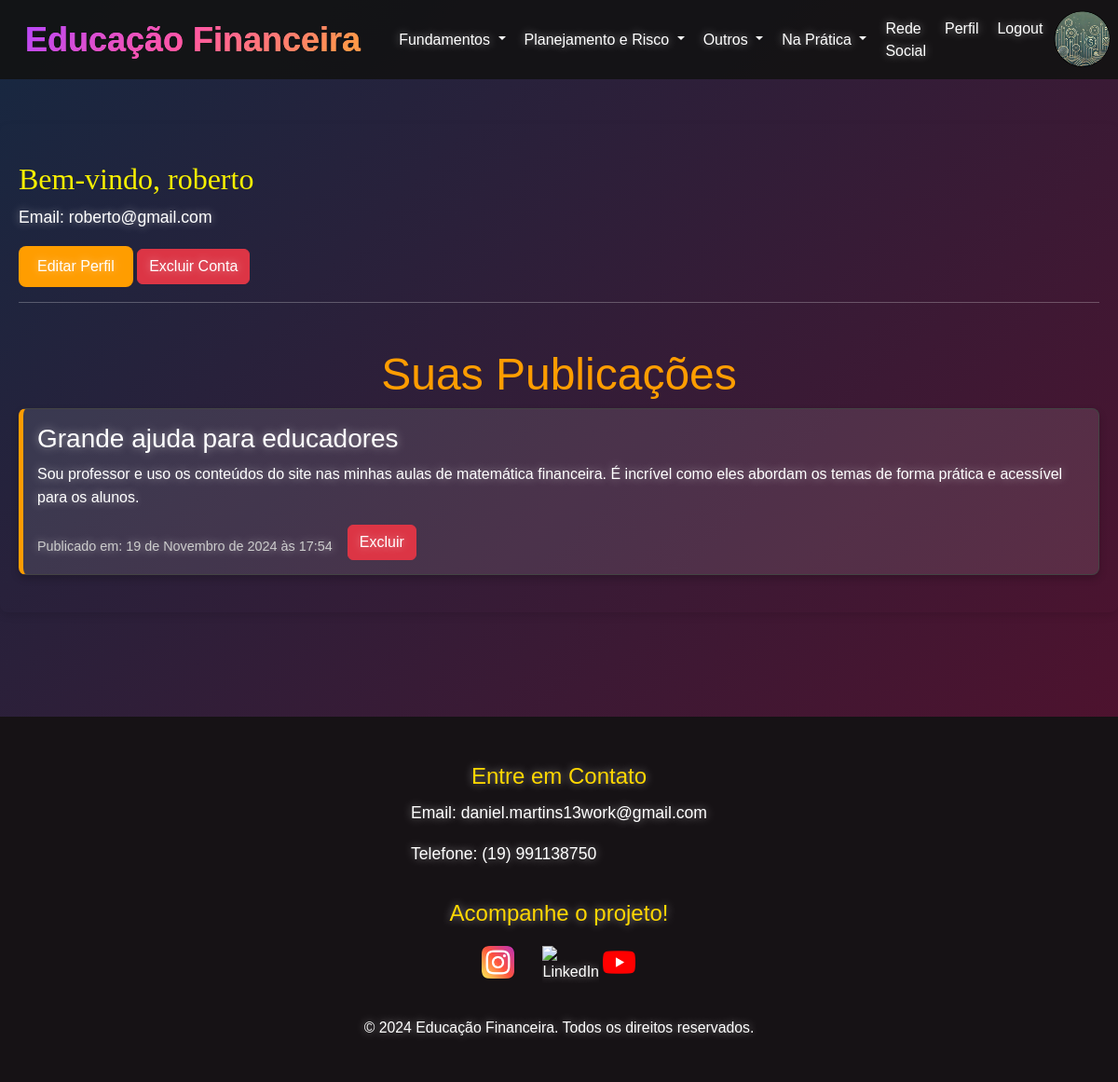
The app's page /profile/ (signed in) with its own data.
### e_financ/models.py (models this page shows, shortened)
class Publicacao(models.Model):
    titulo = models.CharField(max_length=200)
    conteudo = models.TextField()
    usuario = models.ForeignKey(User, on_delete=models.CASCADE)
    data_publicacao = models.DateTimeField(auto_now_add=True)

### e_financ/views.py (the view)
# urls.py: path('profile/', views.profile_view, name='profile'),
@login_required
def profile_view(request):
    publicacoes = Publicacao.objects.filter(usuario=request.user).order_by('-data_publicacao')
    return render(request, 'profile.html', {'user': request.user, 'publicacoes': publicacoes})

### templates/profile.html (shortened to what this page needs)
{% extends 'base.html' %}
{% block content %}
<div class="container my-5">
    <h2>Bem-vindo, {{ user.username }}</h2>
    <p>Email: {{ user.email }}</p>
    <a href="{% url 'edit_profile' %}" class="btn btn-primary">Editar Perfil</a>
    <a href="{% url 'delete_profile' %}" class="btn btn-danger">Excluir Conta</a>
    <br>
    <hr>
    <h1 class="mt-5">Suas Publicações</h1>
    <ul class="list-unstyled">
        {% for publicacao in publicacoes %}
            <li class="publicacao-item d-flex align-items-start">
                <div>
                    <h3><b>{{ publicacao.titulo }}</b></h3>
                    <p>{{ publicacao.conteudo }}</p>
                    <div class="d-flex align-items-center">
                        <small class="me-3">Publicado em: {{ publicacao.data_publicacao }}</small>
                        <a href="{% url 'delete_publicacao' publicacao.id %}" class="btn btn-danger">Excluir</a>
                    </div>
                </div>
            </li>
        {% endfor %}
    </ul>
</div>
{% endblock %}

### static/style.css (style rules this page uses)
html { height: 100%; background: conic-gradient(from -60deg at 50% calc(100% / 3), #333333 0 120deg, #0000 0), conic-gradient(from 120deg at 50% calc(200% / 3), #333333 0 120deg, #0000 0), conic-gradient(from 60deg at calc(200% / 3), #333333 60deg, #2a2a2a 0 120deg, #0000 0), conic-gradient(from 180deg at calc(100% / 3), #1a1a1a 60deg, #333333 0 120deg, #0000 0), linear-gradient(90deg, #1a1a1a calc(100% / 6), #2a2a2a 0 50%, #1a1a1a 0 calc(500% / 6), #2a2a2a 0); background-size: calc(1.732 * 82px) 82px; }
body { font-family: 'Gotham', sans-serif; font-style: normal; text-align: left; font-weight: 100; color: #ffffff; text-shadow: 0 0 10px rgba(255, 255, 255, 0.5); margin: 0; padding: 0; height: auto; background: linear-gradient(-45deg, #2e4097, #680061, #583314, #4e122e, #162841); background-size: 400% 400%; animation: bg 10s ease infinite; color: #fff; }
body { margin: 0; }
b { font-family: 'Gotham-Bold', sans-serif; font-weight: normal; }
h1 { font-family: 'Gotham-Bold', sans-serif; font-size: 3em; color: #ff9d00; text-align: center; text-shadow: none; }
h2 { font-family: 'Gotham-Medium'; font-size: 2em; margin-top: 20px; color: #f7ef00; text-shadow: none; }
p { line-height: 1.6; font-size: 1.1em; text-align: left; color: #ffffff; }
.list-unstyled { padding-left: 0; list-style: none; }
.btn-primary { background-color: #ff9d00; border: none; transition: background-color 0.3s ease; }
:root { --primary-color: #007bff; --secondary-color: #6c757d; --accent-color: #ff9d00; --background-color: #f8f9fa; --text-color: #343a40; }
.container { max-width: 1200px; margin: 0 auto; padding: 20px; border-radius: 8px; box-shadow: 0 4px 8px rgba(0, 0, 0, 0.1); }
.btn-primary { background-color: var(--primary-color); border: none; color: #ffffff; padding: 10px 20px; border-radius: 4px; transition: background-color 0.3s ease; }
.btn-primary { background-color: #ff9d00; border: none; border-radius: 8px; transition: background-color 0.3s ease, transform 0.3s ease; }
.publicacao-item { border: 1px solid #444444; border-radius: 8px; padding: 15px; margin-bottom: 20px; background-color: rgba(255, 255, 255, 0.1); border-left: 5px solid #ff9d00; box-shadow: 0 4px 8px rgba(0, 0, 0, 0.2); transition: transform 0.3s ease, box-shadow 0.3s ease; }
.publicacao-item p { font-size: 1em; line-height: 1.6; color: #ffffff; }
.publicacao-item small { display: block; margin-top: 10px; color: #cccccc; font-size: 0.9em; }

### records on screen
Publicacao: titulo "Grande ajuda para educadores", conteudo "Sou professor e uso os conteúdos do site nas minhas aulas de matemática financeira. É incrível como eles abordam os temas de forma prática e acessível para os alunos.", data_publicacao "19 de Novembro de 2024 às 17:54"

### other values on screen
{{ user.username }} "roberto"
{{ user.email }} "roberto@gmail.com"
